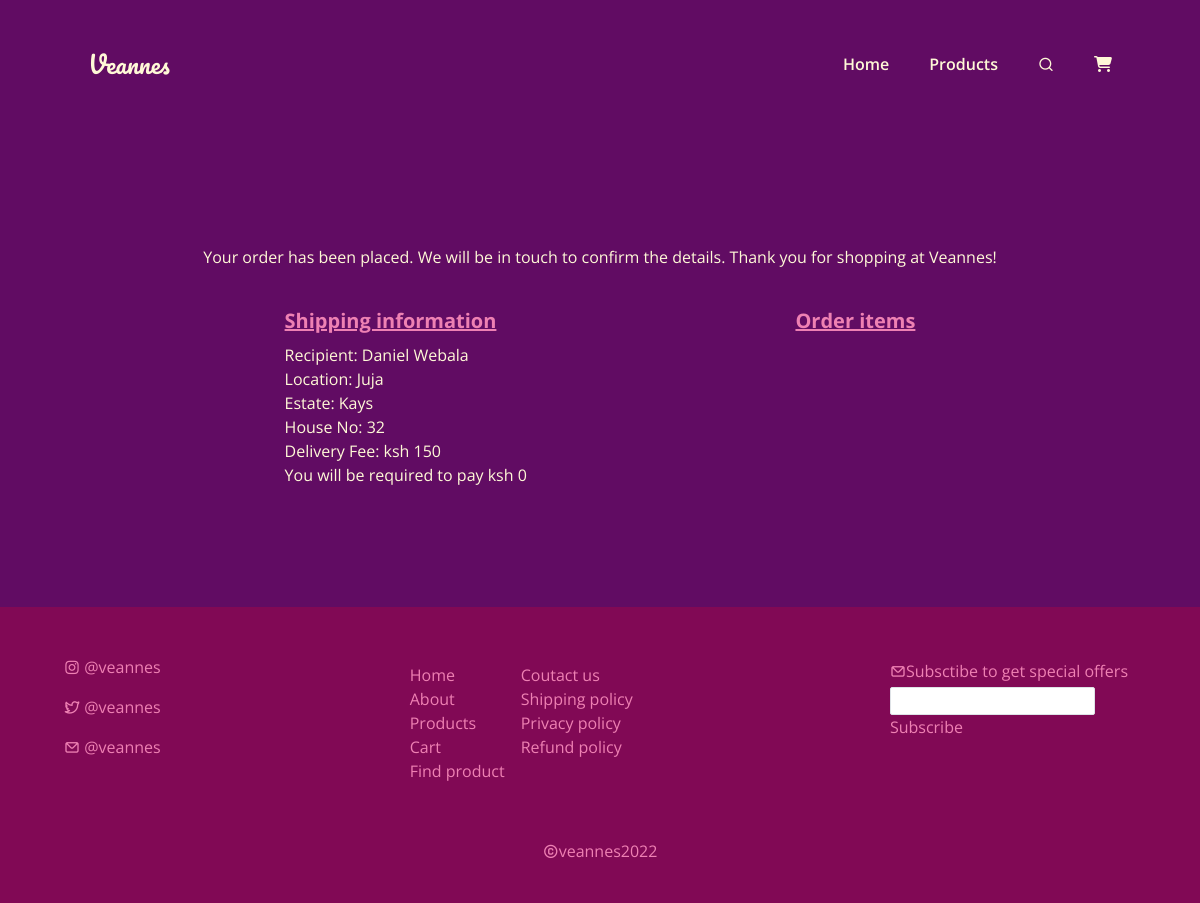
Screenshot of /shop/book-success/125 with the database file from the repository.
### shop/models.py (models this page shows, shortened)
class Order(models.Model):
    date_created = models.DateTimeField(auto_now_add=True)
    processed = models.BooleanField(default=False)
    shipping_address = models.ForeignKey(
        ShippingAddress, on_delete=models.SET_NULL, null=True
    )
    @property
    def cart_total(self):
        cart_items = self.cartitem_set.all()
        return sum([item.item_total for item in cart_items])

class ShippingAddress(models.Model):
    customer = models.ForeignKey(Customer, on_delete=models.CASCADE)
    location = models.CharField(max_length=20)
    estate = models.CharField(max_length=20, blank=True, null=True)
    house_no = models.CharField(max_length=20, blank=True, null=True)

class Customer(models.Model):
    first_name = models.CharField(max_length=20)
    last_name = models.CharField(max_length=20)
    email = models.EmailField()
    phone = models.CharField(max_length=12)
    def __str__(self) -> str:
        return self.first_name + " " + self.last_name

### shop/views.py (the view)
# urls.py: path('book-success/<int:order_id>', book_success, name='book-success')
def book_success(request, order_id):
    order = Order.objects.get(id=order_id)
    cart_items = order.cartitem_set.all()
    context = {
      'order': order,
      'cart_items': cart_items
    }
    return render(request, 'book_success.html', context)

### shop/templates/book_success.html (shortened to what this page needs)
{% extends 'base.html' %} {% block content %}
<div class="flex flex-col items-center md:my-20 w-full px-3">
  <h1 class="my-10">Your order has been placed. We will be in touch to confirm the details. Thank you for shopping at Veannes!</h1>
  <div class="flex flex-col items-start  md:flex-row md:justify-evenly w-full">
    <div class="mb-10">
      <h1 class="text-xl mb-2 underline font-bold text-textSecondary">Shipping information</h1>
      <div>
        <p>Recipient: {{order.shipping_address.customer}}</p>
        <p>Location: {{order.shipping_address.location}}</p>
        <p>Estate: {{order.shipping_address.estate}}</p>
        <p>House No: {{order.shipping_address.house_no}}</p>
        <p>Delivery Fee: ksh 150</p>
        <p>You will be required to pay ksh {{order.cart_total}}</p>
      </div>
    </div>
    <div class="mt-10 md:mt-0">
      <h1 class="mb-3 text-xl font-bold text-textSecondary underline">Order items</h1>
    </div>
  </div>
</div>
{% endblock %}

### static/css/style.css (style rules this page uses)
body { font-family: 'Open Sans', sans-serif; }

### rows the page displays
Order: shipping_address.customer "Daniel Webala", shipping_address.location "Juja", shipping_address.estate "Kays", shipping_address.house_no "32", cart_total "0"
